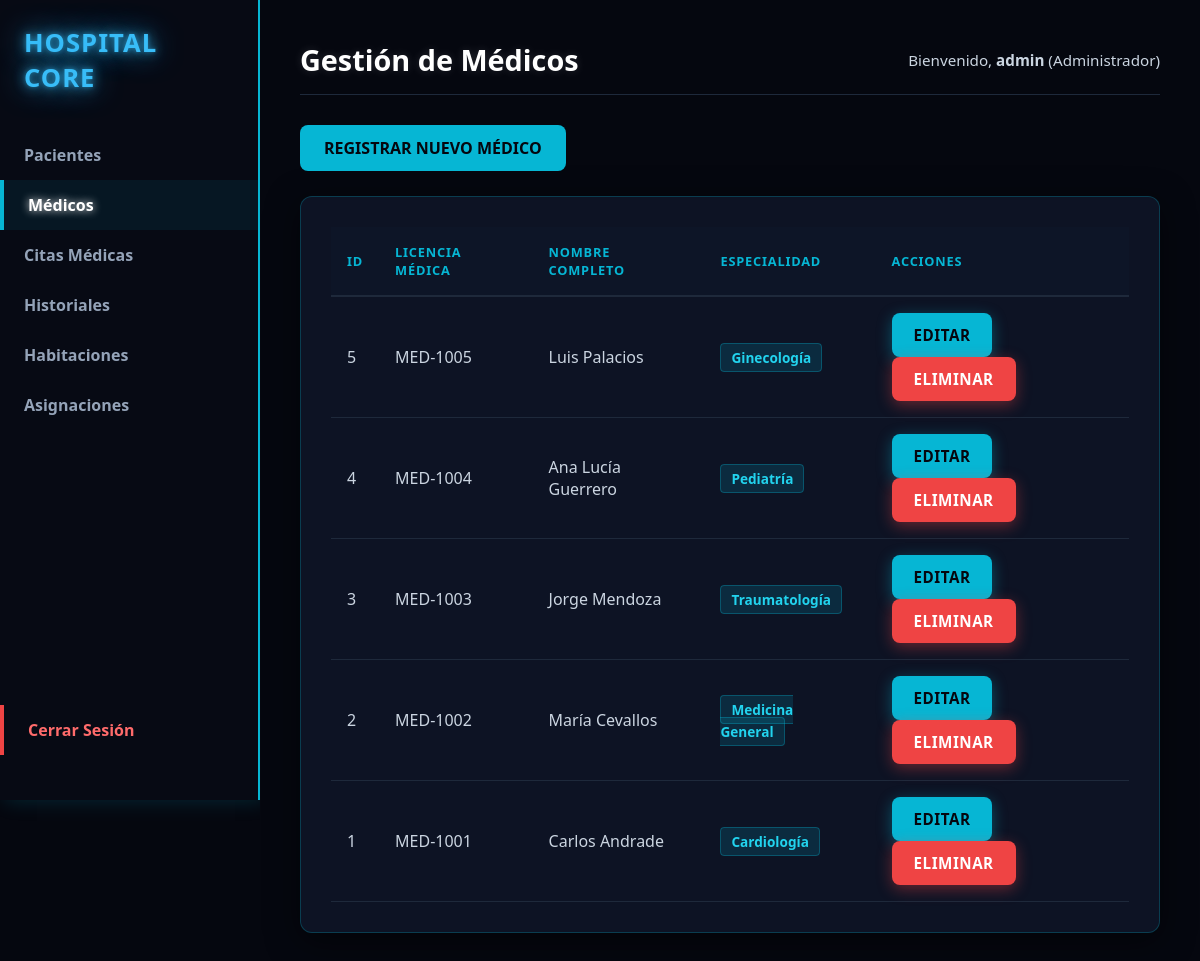
The page /index.php?url=medicos (signed in) on the database its author committed.
### tables this page shows
CREATE TABLE medicos (
    id INT AUTO_INCREMENT PRIMARY KEY,
    nombre VARCHAR(100) NOT NULL,
    apellido VARCHAR(100) NOT NULL,
    licencia_medica VARCHAR(50) NOT NULL UNIQUE,
    id_especialidad INT,
    FOREIGN KEY (id_especialidad) REFERENCES especialidades(id)
);

CREATE TABLE especialidades (
    id INT AUTO_INCREMENT PRIMARY KEY,
    nombre VARCHAR(100) NOT NULL,
    descripcion TEXT
);

### app/Controllers/MedicoController.php (called while the page is built, shortened)
<?php
class MedicoController {
    private $db;
    public function __construct() {
        $database = new Database();
        $this->db = $database->getConnection();
    }
    public function index() {
        try {
            $query = "SELECT m.id, m.nombre, m.apellido, m.licencia_medica, e.nombre AS especialidad
                      FROM medicos m
                      INNER JOIN especialidades e ON m.id_especialidad = e.id
                      ORDER BY m.id DESC";
            $stmt = $this->db->prepare($query);
            $stmt->execute();
            $medicos = $stmt->fetchAll(PDO::FETCH_ASSOC);
        } catch (PDOException $e) {
            $medicos = [];
        }
        require_once __DIR__ . '/../Views/shared/layout.php';
    }
}

### app/config/Database.php (called while the page is built)
<?php
class Database {
    private static $host;
    private static $port;
    private static $db_name;
    private static $username;
    private static $password;
    private static $conn = null;
    public static function getConnection() {
        if (self::$conn === null) {
            $dbUrl = getenv('DATABASE_URL');
            if ($dbUrl) {
                $urlParts = parse_url($dbUrl);
                self::$host = $urlParts['host'] ?? '127.0.0.1';
                self::$port = $urlParts['port'] ?? '3306';
                self::$username = $urlParts['user'] ?? 'root';
                self::$password = $urlParts['pass'] ?? '';
                self::$db_name = isset($urlParts['path']) ? ltrim($urlParts['path'], '/') : 'sistema_hospitalario';
            } else {
                self::$host = getenv('DB_HOST') ?: '127.0.0.1';
                self::$port = getenv('DB_PORT') ?: '3306';
                self::$db_name = getenv('DB_NAME') ?: 'sistema_hospitalario';
                self::$username = getenv('DB_USERNAME') ?: 'root';
                self::$password = getenv('DB_PASSWORD') ?: '';
            }
            try {
                self::$conn = new PDO(
                    "mysql:host=" . self::$host . ";port=" . self::$port . ";dbname=" . self::$db_name . ";charset=utf8",
                    self::$username,
                    self::$password
                );
                self::$conn->setAttribute(PDO::ATTR_ERRMODE, PDO::ERRMODE_EXCEPTION);
            } catch (PDOException $exception) {
                die("Error de conexión en la base de datos: " . $exception->getMessage());
            }
        }
        return self::$conn;
    }
}

### app/Views/medicos/index.php (the view)
<div class="page-header">
    <a href="index.php?url=medicos/crear" class="btn btn-primary">Registrar Nuevo Médico</a>
</div>
<div class="table-container">
    <table>
        <thead>
            <tr>
                <th>ID</th>
                <th>Licencia Médica</th>
                <th>Nombre Completo</th>
                <th>Especialidad</th>
                <th>Acciones</th>
            </tr>
        </thead>
        <tbody>
            <?php if (empty($medicos)): ?>
                <tr>
                    <td colspan="5" class="text-center">No hay médicos registrados.</td>
                </tr>
            <?php else: ?>
                <?php foreach ($medicos as $medico): ?>
                    <tr>
                        <td><?= $medico['id']; ?></td>
                        <td><?= htmlspecialchars($medico['licencia_medica']); ?></td>
                        <td><?= htmlspecialchars($medico['nombre'] . ' ' . $medico['apellido']); ?></td>
                        <td><span style="background: rgba(6, 182, 212, 0.15); color: #22d3ee; padding: 4px 10px; border-radius: 4px; font-weight: 600; font-size: 0.85rem; border: 1px solid rgba(6, 182, 212, 0.3);"><?= htmlspecialchars($medico['especialidad'] ?? 'Sin Asignar'); ?></span></td>
                        <td>
                            <a href="index.php?url=medicos/editar&id=<?= $medico['id']; ?>" class="btn-action btn-edit">Editar</a>
                            <a href="index.php?url=medicos/eliminar&id=<?= $medico['id']; ?>" class="btn-action btn-delete" onclick="return confirm('¿Está seguro de que desea eliminar permanentemente a este médico?')">Eliminar</a>
                        </td>
                    </tr>
                <?php endforeach; ?>
            <?php endif; ?>
        </tbody>
    </table>
</div>

### public/css/style.css (style rules this page uses)
* { margin: 0; padding: 0; box-sizing: border-box; font-family: 'Segoe UI', -apple-system, BlinkMacSystemFont, Roboto, sans-serif; }
body { background-color: #05070f !important; color: #e2e8f0; min-height: 100vh; }
.page-header .btn-primary { margin-bottom: 25px; }
.table-container, .form-container { background: rgba(15, 23, 42, 0.8); border: 1px solid rgba(6, 182, 212, 0.25); border-radius: 12px; padding: 30px; box-shadow: 0 8px 32px rgba(0, 0, 0, 0.5); transition: all 0.3s ease; }
table { width: 100%; border-collapse: collapse; text-align: left; }
th { background-color: #0d1527; color: #06b6d4; padding: 16px; font-weight: 700; text-transform: uppercase; font-size: 0.8rem; letter-spacing: 0.8px; border-bottom: 2px solid #1e293b; }
td { padding: 16px; border-bottom: 1px solid #1e293b; color: #cbd5e1; }
.btn, .btn-submit { display: inline-block; padding: 12px 24px; border-radius: 8px; font-weight: 700; text-transform: uppercase; text-decoration: none; cursor: pointer; border: none; transition: all 0.3s ease; }
.btn-primary, .btn-submit { background-color: #06b6d4; color: #05070f; }
.btn-action { display: inline-block; padding: 12px 22px; font-size: 0.95rem; border-radius: 8px; font-weight: 700; text-decoration: none; text-transform: uppercase; letter-spacing: 0.5px; border: none; cursor: pointer; transition: all 0.3s ease; }
.btn-edit { background-color: #06b6d4 !important; color: #05070f !important; box-shadow: 0 4px 15px rgba(6, 182, 212, 0.4) !important; }
.btn-delete { background-color: #ef4444 !important; color: #ffffff !important; box-shadow: 0 4px 15px rgba(239, 68, 68, 0.4) !important; }
.btn-action { display: inline-block !important; padding: 12px 22px !important; font-size: 0.95rem !important; border-radius: 8px !important; font-weight: 700 !important; text-transform: uppercase !important; letter-spacing: 0.5px !important; text-decoration: none !important; cursor: pointer !important; transition: all 0.3s ease !important; text-align: center !important; min-width: 100px; }

### rows shown on the page
medicos: id "5", licencia_medica "MED-1005", nombre+apellido "Luis Palacios", id_especialidad.nombre "Ginecología"
medicos: id "4", licencia_medica "MED-1004", nombre+apellido "Ana Lucía Guerrero", id_especialidad.nombre "Pediatría"
medicos: id "3", licencia_medica "MED-1003", nombre+apellido "Jorge Mendoza", id_especialidad.nombre "Traumatología"
medicos: id "2", licencia_medica "MED-1002", nombre+apellido "María Cevallos", id_especialidad.nombre "Medicina General"
medicos: id "1", licencia_medica "MED-1001", nombre+apellido "Carlos Andrade", id_especialidad.nombre "Cardiología"

### other values the page prints
$pageTitle "Gestión de Médicos"
$_SESSION['usuario'] "admin"
$_SESSION['rol'] "Administrador"
